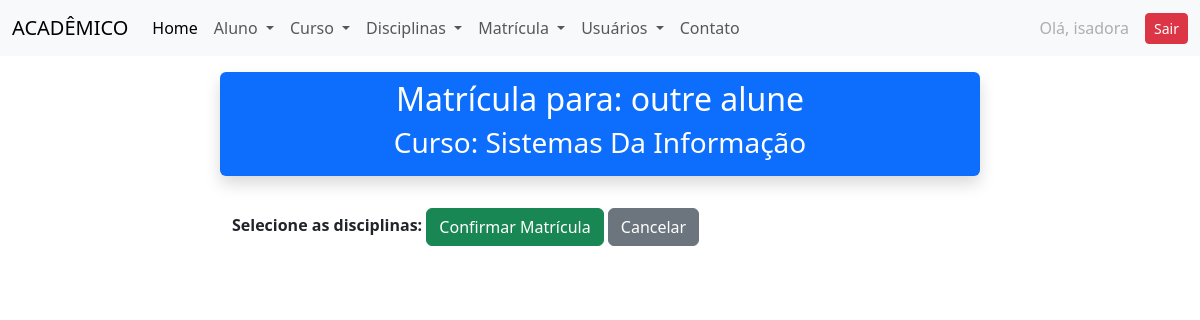
The page /disciplinas/matricular/3/ (signed in) on the database as committed earlier.
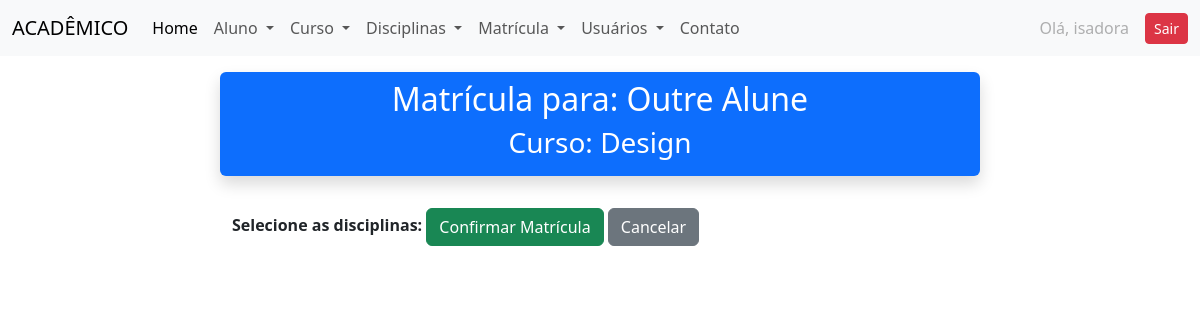
The same page on the database as committed later.
### academico/models.py (models this page shows, shortened)
class Aluno(models.Model):
    nome = models.CharField("digite o nome: ", max_length=100)
    data_nascimento = models.DateField("informe a data de nascimento: ")
    cpf = models.CharField("digite o cpf: ", max_length=14, unique=True)
    genero = models.CharField("selecione o gênero: ", max_length=2, choices=GENERO_CHOICES)
    estado_civil = models.CharField("selecione o estado civil: ", max_length=30, choices=ESTADO_CIVIL_CHOICES)
    escolaridade = models.CharField("selecione o nível de escolaridade: ", max_length=50, choices=ESCOLARIDADE_CHOICES)
    curso = models.ForeignKey(Curso, on_delete=models.RESTRICT)
    ativo = models.BooleanField(default=True)
    foto = StdImageField(
        upload_to='fotos/alunos',
        variations={'thumb': (150, 150), 'medium': (300, 300)},
        blank=True,
        null=True
    )

class Curso(models.Model):
    nome = models.CharField(max_length=100)

### disciplinas/views.py (the view, shortened to what this page needs)
# urls.py: path('matricular/<int:aluno_id>/', views.matricular_aluno, name='matricular_aluno'),
@login_required
def matricular_aluno(request, aluno_id):
    try:
        aluno = Aluno.objects.get(id=aluno_id)
    except Aluno.DoesNotExist:
        return redirect('listar_alunos_para_matricula')
    disciplinas_disponiveis = Disciplina.objects.filter(curso=aluno.curso)
    disciplinas_matriculadas = Disciplina.objects.filter(matricula__aluno=aluno)
    dados = {
        'aluno': aluno,
        'disciplinas': disciplinas_disponiveis,
        'disciplinas_matriculadas': disciplinas_matriculadas,
    }
    return render(request, 'disciplinas/matriculas.html', dados)

### disciplinas/templates/disciplinas/matriculas.html (shortened to what this page needs)
{% extends 'academico/base.html' %}
{% block content %}
<div class="container my-3">
    <div class="row">
        <div class="col-8 bg-primary mx-auto shadow rounded py-2">
            <h2 class="text-white text-center" >Matrícula para: {{ aluno.nome }}</h2>
            <h3 class="text-white text-center">Curso: {{ aluno.curso.nome }}</h3>
        </div>
    </div>
</div>
<div class="container my-3">
    <div class="row">
        <div class="col-8 mx-auto">
            <form method="post">
                <strong>Selecione as disciplinas:</strong>
                <button type="submit" class="btn btn-success my-3">Confirmar Matrícula</button>
                <a href="{% url 'listar_alunos_para_matricula' %}" class="btn btn-secondary">Cancelar</a>
            </form>
        </div>
    </div>
</div>
{% endblock %}

Rows that differ between the two databases and show on the page:
changed Aluno: nome "outre alune" → "Outre Alune"; curso.nome "Sistemas Da Informação" → "Design"
